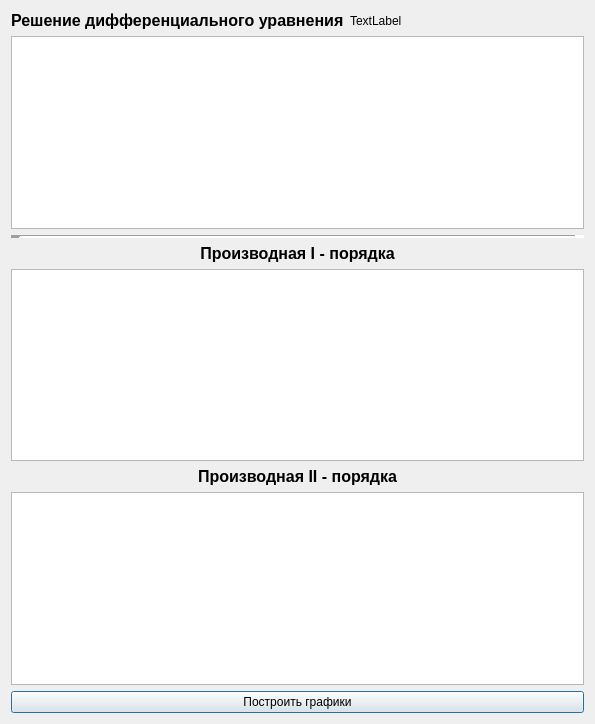
<?xml version="1.0" encoding="UTF-8"?>
<ui version="4.0">
 <class>dialog</class>
 <widget class="QDialog" name="dialog">
  <property name="geometry">
   <rect>
    <x>0</x>
    <y>0</y>
    <width>595</width>
    <height>724</height>
   </rect>
  </property>
  <property name="windowTitle">
   <string>Created by cosm1c</string>
  </property>
  <layout class="QGridLayout" name="gridLayout">
   <item row="0" column="1">
    <widget class="QLabel" name="label_2">
     <property name="text">
      <string>TextLabel</string>
     </property>
    </widget>
   </item>
   <item row="3" column="0" colspan="2">
    <widget class="QLabel" name="label_3">
     <property name="font">
      <font>
       <pointsize>12</pointsize>
       <weight>75</weight>
       <italic>false</italic>
       <bold>true</bold>
      </font>
     </property>
     <property name="text">
      <string>Производная I - порядка</string>
     </property>
     <property name="alignment">
      <set>Qt::AlignCenter</set>
     </property>
    </widget>
   </item>
   <item row="1" column="0" colspan="2">
    <widget class="PlotWidget" name="graphMain"/>
   </item>
   <item row="5" column="0" colspan="2">
    <widget class="QLabel" name="label_4">
     <property name="font">
      <font>
       <pointsize>12</pointsize>
       <weight>75</weight>
       <italic>false</italic>
       <bold>true</bold>
       <underline>false</underline>
       <strikeout>false</strikeout>
      </font>
     </property>
     <property name="text">
      <string>Производная II - порядка</string>
     </property>
     <property name="alignment">
      <set>Qt::AlignCenter</set>
     </property>
    </widget>
   </item>
   <item row="0" column="0">
    <widget class="QLabel" name="label">
     <property name="font">
      <font>
       <pointsize>12</pointsize>
       <weight>75</weight>
       <bold>true</bold>
      </font>
     </property>
     <property name="text">
      <string>Решение дифференциального уравнения</string>
     </property>
    </widget>
   </item>
   <item row="7" column="0" colspan="2">
    <widget class="QPushButton" name="pushButton">
     <property name="text">
      <string>Построить графики</string>
     </property>
    </widget>
   </item>
   <item row="2" column="0" colspan="2">
    <widget class="Line" name="line">
     <property name="sizePolicy">
      <sizepolicy hsizetype="Minimum" vsizetype="Fixed">
       <horstretch>0</horstretch>
       <verstretch>0</verstretch>
      </sizepolicy>
     </property>
     <property name="frameShadow">
      <enum>QFrame::Sunken</enum>
     </property>
     <property name="lineWidth">
      <number>10</number>
     </property>
     <property name="midLineWidth">
      <number>0</number>
     </property>
     <property name="orientation">
      <enum>Qt::Horizontal</enum>
     </property>
    </widget>
   </item>
   <item row="6" column="0" colspan="2">
    <widget class="PlotWidget" name="graphSecond"/>
   </item>
   <item row="4" column="0" colspan="2">
    <widget class="PlotWidget" name="graphFirst"/>
   </item>
  </layout>
 </widget>
 <customwidgets>
  <customwidget>
   <class>PlotWidget</class>
   <extends>QGraphicsView</extends>
   <header>pyqtgraph</header>
  </customwidget>
 </customwidgets>
 <resources/>
 <connections/>
</ui>
